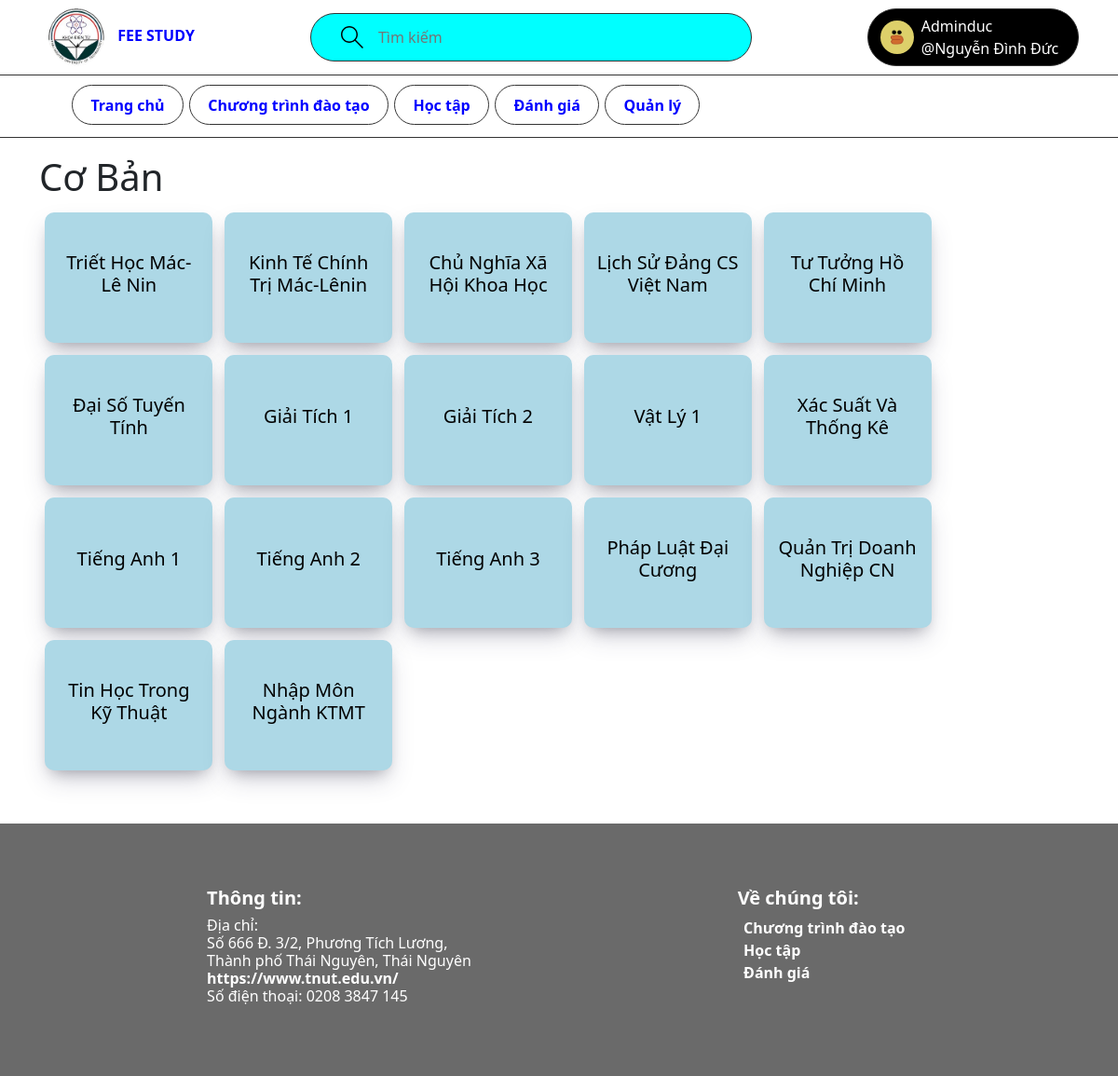
Page /CoBan/1 (signed in) on the committed database.
### Base/models.py (models this page shows, shortened)
class User(AbstractUser):
    student = 'SV'
    teacher = 'GV'
    admin = 'AD'
    modelaccess = [(student,'SV'),(teacher,'GV'),(admin,'AD')]
    name = models.CharField(max_length=200, null=True)
    email = models.EmailField(unique=True, null=True)
    access = models.CharField(choices=modelaccess,default=student,max_length=2)
    avatar = models.ImageField(upload_to='Avatars/',null=True, default="Avatars/avatar.svg")

class Ctdt(models.Model):
    fkdepartment = models.ForeignKey(Department, on_delete=models.SET_NULL,null=True)
    fkmajor = models.ForeignKey(Major,on_delete=models.SET_NULL,null=True)
    name = models.CharField(max_length=200)
    Tc = (('0','0'),('1','1'),('2','2'),('3','3'),('4','4'))
    SoTc = models.CharField(choices=Tc,default=0,max_length=1)
    modelaccess = (('0','Cơ bản'),('1','Cơ sở'),('2','Chuyên ngành'))
    access = models.CharField(choices=modelaccess,default='0',max_length=1)

### Base/views.py (the view)
# urls.py: path('CoBan/<str:pk>',views.SubjectCb,name="subjectcb"),
@login_required(login_url='login')
def SubjectCb(request,pk):
    page = 'subjectcb'
    majors = Major.objects.get(id = pk)
    nav_majors = Major.objects.all()
    ctdts = Ctdt.objects.all()
    context = {'majors':majors,'ctdts':ctdts,'nav_majors':nav_majors,'page':page}
    return render(request, 'base/subjectcb.html',context)

### Base/templates/base/subjectcb.html (shortened to what this page needs)
{% extends 'main.html' %}
{% block content %}
<div id="content">
    <div class="container">
        {% if page == 'subjectcb' %}
        <h1>Cơ Bản</h1>
        <div class="list_major_ctdt">
            {% for ctdt in ctdts %}
            {% if ctdt.fkmajor.name == majors.name and ctdt.access == '0' %}
            <a href="{% url 'listsubject' ctdt.id %}" class="major_ctdt mh{{ctdt.access}}">
                <h3>{{ctdt.name}}</h3>
            </a>
            {% endif %}
            {% endfor %}
        </div>
        {% endif %}
    </div>
</div>
{% endblock content %}

### templates/main.html (shortened to what this page needs)
<!DOCTYPE html>
{% load static %}
<html lang="en">
<head>
    <link rel="stylesheet" href="{% static 'css/styte.css' %}">
    <link rel="stylesheet" href="/static/bootstrap-5.2.0-dist/css/bootstrap.min.css">
</head>
<body>
    {% include 'navbar.html' %}
    {% block content %}
    {% endblock content %}
    {% include 'foot.html' %}
</body>
</html>

### templates/navbar.html (shortened to what this page needs)
{% load static %}
<header id="header_menu">
    <div id="header">
        <div class="container">
            <div class="logo">
                <a href="{% url 'home' %}" class="header_pc">
                    <img src="{% static 'image/logo.png' %}" alt="">
                    fee study
                </a>
            </div>
            <div class="search_pc">
                <form class="header__search" method="GET" action="">
                    <label>
                        <input name="q" placeholder="Tìm kiếm" />
                    </label>
                </form>
            </div>
            <div class="login">
                {% if request.user.is_authenticated %}
                <a href="#" id="nav_user">
                    <img src="{{request.user.avatar.url}}" alt="">
                    <div class="nav_user">
                        <p class="nameuser">{{request.user.username}}</p>
                        <p class="nameuser">@{{request.user.name}}</p>
                    </div>
                </a>
                {% else %}
                <a href="{% url 'login' %}">
                    <img src="{% static 'image/logo.png' %}" alt="">
                    <p>Đăng nhập</p>
                </a>
                {% endif %}
            </div>
        </div>
    </div>
    <div id="menu">
        <div class="container">
            <ul class="list_menu">
                <li><a href="{% url 'home' %}" class="item_menu_pc">Trang chủ</a></li>
                <li class="menu_item">
                    <a href="#" class="item_menu_pc">Chương trình đào tạo</a>
                </li>
                <li class="menu_item">
                    <a href="#" class="item_menu_pc">Học tập</a>
                </li>
                <li><a href="#" class="item_menu_pc">Đánh giá</a></li>
                {% if user.access == 'AD' %}
                <li><a href="http://127.0.0.1:8000/admin/" class="item_menu_pc">Quản lý</a></li>
                {% endif %}
            </ul>
        </div>
    </div>
</header>

### templates/foot.html (shortened to what this page needs)
<div id="footer">
    <div class="container">
        <div class="infor_school">
            <h5>Thông tin:</h5>
            <h6>
                Địa chỉ:<br>
                Số 666 Đ. 3/2, Phương Tích Lương,<br>
                Thành phố Thái Nguyên, Thái Nguyên<br>
                <a href="https://www.tnut.edu.vn/">https://www.tnut.edu.vn/</a><br>
                Số điện thoại: 0208 3847 145
            </h6>
        </div>
        <div class="link">
            <h5>Về chúng tôi:</h5>
            <a href="">Chương trình đào tạo</a><br>
            <a href="">Học tập</a><br>
            <a href="">Đánh giá</a>
        </div>
    </div>
</div>

### static/css/styte.css (style rules this page uses)
* { margin: 0; padding: 0; box-sizing: border-box; }
html { font-family: 'Segoe UI', Tahoma, Geneva, Verdana, sans-serif; }
li { list-style-type: none; }
header#header_menu { position: fixed; width: 100%; z-index: 99; }
#header { background-color: #fff; border-bottom: 1px solid #333; }
#header .container { display: flex; justify-content: space-between; align-items: center; }
.container .logo .header_pc { text-decoration: none; color: blue; font-size: 16px; text-transform: uppercase; font-weight: 700; }
.container .logo .header_pc img, .container .logo .header_mb img { width: 80px; height: 80px; padding: 8px; }
.search_pc, .search_mb { border: 1px solid #333; border-radius: 44px; background-color: #00ffff; }
.header__search > label { background-color: var(--color-dark-medium); padding: 0.8rem 1rem; display: flex; align-items: center; gap: 1rem; border-radius: 4px; }
.header__search svg { fill: var(--color-gray); width: 1.5rem; height: 1.5rem; margin-left: 1rem; }
.header__search input { width: 24rem; background: transparent; border: none; outline: none; color: var(--color-light); }
.login a { text-decoration: none; display: flex; padding: 0.4rem 0.8rem; background-color: #000; color: white; border: 1px solid #333; border-radius: 36px; display: flex; align-items: center; }
.login a img { width: 36px; height: 36px; object-fit: cover; border-radius: 18px; }
.login a p { margin: 0; }
#menu { display: block; padding: 1.2rem 0 0.4rem 0; border-bottom: 1px solid #333; background-color: #fff; }
#menu .container { display: flex; }
#menu .container .item_menu_pc { padding: 0.6rem 1.2rem; margin: 0 0.2rem; text-decoration: none; color: blue; background-color: #fff; border: 1px solid #333; border-radius: 24px; font-weight: 700; }
.list_menu { display: flex; list-style-type: none; }
.menu_item { position: relative; }
.nameuser { text-transform: capitalize; }
#nav_user { display: flex; position: relative; }
#nav_user .nav_user { margin: 0 8px; }
#content { padding-top: 166px; }
#content .container { position: inherit; }
.list_major_ctdt { display: flex; flex-wrap: wrap; align-items: flex-start; }
.list_major_ctdt .major_ctdt { position: relative; text-decoration: none; color: #000; padding: 0.8rem; margin: 0.4rem; border-radius: 10px; width: 180px; height: 140px; display: flex; flex-direction: column; justify-content: center; align-items: center; box-shadow: rgba(50, 50, 93, 0.25) 0px 13px 27px -5px, rgba(0, 0, 0, 0.3) 0px 8px 16px -8px; }
.list_major_ctdt .major_ctdt h3 { text-align: center; text-transform: capitalize; font-size: 20px; }
.list_major_ctdt .major_ctdt.mh0 { background-color: #ADD8E6; }
#footer { background-color: #6a6a6a; padding: 4.2rem; margin-top: 3.2rem; }
#footer .container { display: flex; justify-content: space-around; }
.infor_school h5 { font-weight: 700; color: #fff; }
.infor_school h6 { text-align: start; color: #fff; }
.infor_school a { text-decoration: none; color: #fff; font-weight: 700; }
.link h5 { font-weight: 700; color: #fff; }
.link a { text-decoration: none; margin: 0.4rem; color: #fff; font-weight: 700; }

### rows in the picture
User: user.avatar (picture), user.username "Adminduc", user.name "Nguyễn Đình Đức"
Ctdt: name "Triết Học Mác-Lê Nin"
Ctdt: name "Kinh Tế Chính Trị Mác-Lênin"
Ctdt: name "Chủ Nghĩa Xã Hội Khoa Học"
Ctdt: name "Lịch Sử Đảng CS Việt Nam"
Ctdt: name "Tư Tưởng Hồ Chí Minh"
Ctdt: name "Đại Số Tuyến Tính"
Ctdt: name "Giải Tích 1"
Ctdt: name "Giải Tích 2"
Ctdt: name "Vật Lý 1"
Ctdt: name "Xác Suất Và Thống Kê"
Ctdt: name "Tiếng Anh 1"
Ctdt: name "Tiếng Anh 2"
Ctdt: name "Tiếng Anh 3"
Ctdt: name "Pháp Luật Đại Cương"
Ctdt: name "Quản Trị Doanh Nghiệp CN"
Ctdt: name "Tin Học Trong Kỹ Thuật"
Ctdt: name "Nhập Môn Ngành KTMT"
